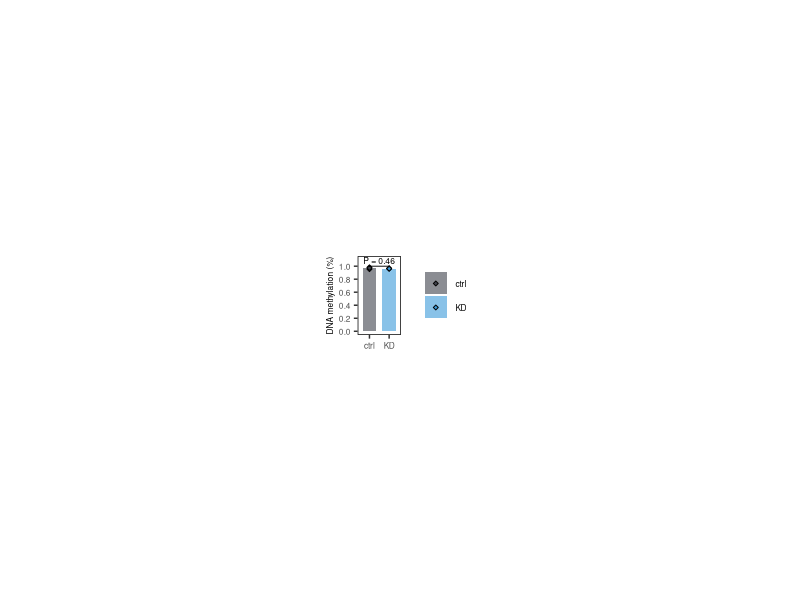
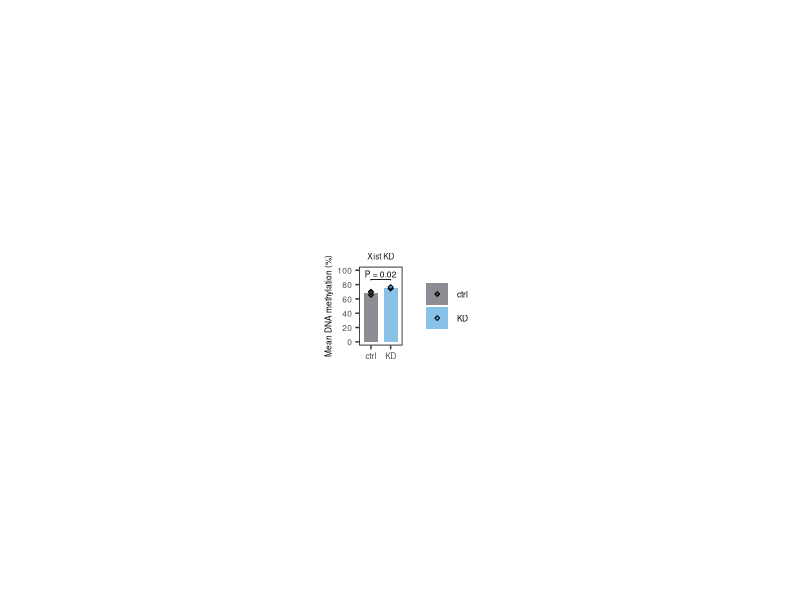

Recreate these plots in R, in order.
## DNA methylation Plots
## Nelly Kanata ~ OWL Schulz
## Created: 26.10.2025
## Modified: 08.04.2026

library(tidyverse)
library(magrittr)
library(ggpubr)
library(egg)

theme_set(theme_classic() + 
            theme(legend.text = element_text(size = 6), panel.border = element_rect(color = "black", fill = NA, size = 0.5),
                  plot.title = element_text(size = 8),
                  axis.line = element_blank(), axis.text = element_text(size = 6),
                  axis.title = element_text(size = 6), strip.text = element_text(size = 6),
                  strip.background = element_blank(), legend.title = element_blank()))


setwd("./")

# load data

xist_kd_XO <- read.csv("./fig_data/Xist_KD_XO_all_methylation_table.csv")


##### XO ######

filtered_df <- xist_kd_XO %>%
  filter(region %in% c("RE57")) %>%
  filter(amplicon != "other", amplicon !="intermediate_RE57")

filtered_df$amplicon <- factor(filtered_df$amplicon, levels=c("RE57_YY1","RE57_CGI"))
filtered_df$condition <- factor(filtered_df$condition, levels = c("+dTAG", "-dTAG"))


### mean methylation plot
RE57_amplicons <- c("RE57_YY1", "RE57_CGI")

methC <- filtered_df %>%
  filter(amplicon %in% RE57_amplicons) %>% # I combine RE57 amplicons in one metric
  filter(totalC > 5) %>% # coverage cutoff ## THIS IS NORMALLY 10 BUT THIS LIBRARY IS UNDERSEQUENCED
  group_by(sample_number) %>%
  mutate(totalC_mean = round(mean(totalC), 0)) %>%
  select(start, ratio, cell_line, condition,totalC_mean,
         replicate, sample_number) %>%
  pivot_wider(names_from = start, values_from = ratio, values_fill = NA) 
methC <- as.data.frame(methC)

methC %<>%
  rowwise() %>%
  mutate(mean_meth = mean(c_across(7:ncol(methC)), na.rm = TRUE))
methC$condition <- if_else(methC$condition == "+dTAG", "ctrl", "KD")

# stats
stat.test <- compare_means(
  mean_meth ~ condition,
  data = methC,
  method = "t.test", paired = TRUE
)

# format pvalue
format_p <- function(p) {
  if (p < 0.001) {
    "P < 0.001"
  } else if (p < 0.01) {
    sprintf("P = %.3f", p)
  } else {
    sprintf("P = %.2f", p)
  }
}

stat.test$pval <- vapply(stat.test$p, format_p, character(1))
stat.test$y.position <- 1

plot <- ggplot(methC, aes( condition, mean_meth)) +
  # bars
  stat_summary(
    fun = mean,
    geom = "col",
    aes(fill=condition),
    alpha=0.6,
    width = 0.7
  ) +
  
  geom_point(aes(fill = condition), shape = 23, color="black", size = 1, alpha = 1)+
  scale_fill_manual(values=c(`ctrl`="#3f414b", `KD`="#3b9ad9")) +
  scale_y_continuous(limits = c(0, 1.1), breaks = seq(0, 1, by = 0.2)) +  # Extends to 1.1 but labels stop at 1
  ylab("DNA methylation (%)")+
  xlab("")+
  ggtitle(paste0("")) +
  stat_pvalue_manual(stat.test, label = "pval", size = 6/2.8, vjust = -0.2)

fix <- set_panel_size(plot, height = unit(2, "cm"), width = unit(1.1, "cm"))
grid.arrange(fix)

ggsave("./Figures/mean_meth_Xist_KD_XO.pdf", fix,
       dpi = 300, useDingbats=FALSE)


#### XX ####
xist_kd_XX <- read.csv("./fig_data/Xist_KD_XX_all_methylation_table.csv")

filtered_df <- xist_kd_XX %>%
  filter(region %in% c("RE57")) %>%
  filter(amplicon != "other", amplicon !="intermediate_RE57") 

filtered_df$amplicon <- factor(filtered_df$amplicon, levels=c("RE57_YY1","RE57_CGI"))
filtered_df$condition <- factor(filtered_df$condition, levels = c("+dTAG", "-dTAG"))


# mean
methC <- filtered_df %>%
  filter(amplicon %in% RE57_amplicons) %>% # I combine RE57 amplicons in one metric
  filter(totalC > 10) %>% # coverage cutoff
  group_by(sample_number) %>%
  mutate(totalC_mean = round(mean(totalC), 0)) %>%
  select(start, ratio, cell_line, condition, KD,totalC_mean,
         replicate, sample_number) %>%
  pivot_wider(names_from = start, values_from = ratio, values_fill = NA) %>%
  arrange(KD)
methC <- as.data.frame(methC)

methC %<>%
  rowwise() %>%
  mutate(mean_meth = mean(c_across(7:ncol(methC)), na.rm = TRUE))
methC$condition <- if_else(methC$condition == "+dTAG", "ctrl", "KD")
methC$KD <- paste0(methC$KD, " KD")

methC$mean_meth <- methC$mean_meth *100



# stats
stat.test <- compare_means(
  mean_meth ~condition,
  data = methC[ methC$KD=="Xist KD",],
  method = "t.test", paired=TRUE
)


stat.test$pval <- vapply(stat.test$p, format_p, character(1))
stat.test$y.position <- c(87)


plot <- methC %>% filter(KD=="Xist KD") %>%
  ggplot(aes( condition, mean_meth)) +
  facet_grid(cols=vars(KD))+
  # bars
  stat_summary(
    fun = mean,
    geom = "col",
    aes(fill=condition),
    alpha=0.6,
    width = 0.7
  ) +
  
  geom_point(aes(fill = condition), shape = 23, color="black", size = 1, alpha = 1)+
  scale_fill_manual(values=c(`ctrl`="#3f414b", `KD`="#3b9ad9")) +
  scale_y_continuous(limits = c(0, 100), breaks = seq(0, 100, by = 20)) + 
  ylab("Mean DNA methylation (%)")+
  xlab("")+
  ggtitle(paste0("")) +
  stat_pvalue_manual(stat.test, label = "pval", size = 6/2.8, vjust = -0.2)


fix <- set_panel_size(plot, height = unit(2, "cm"), width = unit(1.1, "cm"))
grid.arrange(fix)

ggsave("./Figures/mean_meth_Xist_KD_XX.pdf", fix,
       dpi = 300, useDingbats=FALSE)
